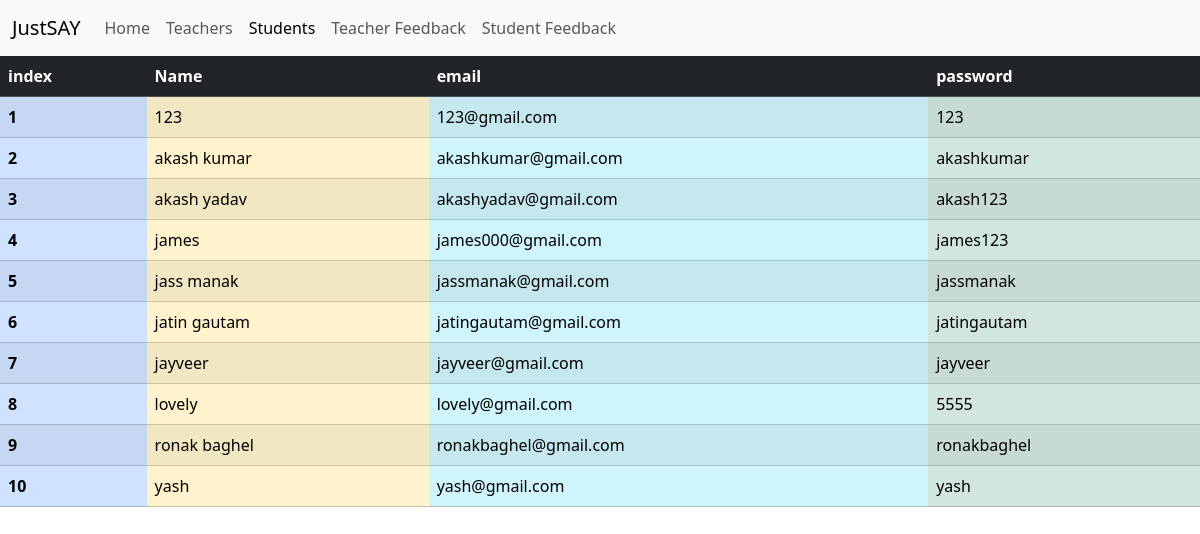
The app's page /usershow.php with its own data.
### tables this page shows
CREATE TABLE `user` (
  `name` varchar(30) NOT NULL,
  `email` varchar(30) NOT NULL,
  `password` varchar(30) NOT NULL
);

### usershow.php (the view, shortened to what this page needs)
<!DOCTYPE html>
<html lang="en">
<head>
    <link
      href="https://cdn.jsdelivr.net/npm/bootstrap@5.3.3/dist/css/bootstrap.min.css"
      rel="stylesheet"
    />
</head>
<body>
<nav class="navbar navbar-expand-lg bg-body-tertiary">
        <div class="container-fluid">
          <a class="navbar-brand" href="#">JustSAY</a>
          <div class="collapse navbar-collapse" id="navbarSupportedContent">
            <ul class="navbar-nav me-auto mb-2 mb-lg-0">
              <li class="nav-item">
                <a class="nav-link" aria-current="page" href="admin.php">Home</a>
              </li>
              <li class="nav-item">
                <a class="nav-link " href="teachercart.php">Teachers</a>
              </li>
              <li class="nav-item">
                <a class="nav-link active" href="studentrow.php">Students</a>
              </li>
              <li class="nav-item">
                <a class="nav-link" href="tfeedback.php">Teacher Feedback</a>
              </li>
              <li class="nav-item">
                <a class="nav-link" href="sfeedback.php">Student Feedback</a>
              </li>
            </ul>
          </div>
        </div>
      </nav>
<table class="table table-striped">
  <thead>
    <tr>
    <th class="table-dark" scope="col">index</th>
      <th class="table-dark" scope="col">Name</th>
      <th class="table-dark"  scope="col">email</th>
      <th class="table-dark" scope="col">password</th>
    </tr>
  </thead>
  <tbody>
  <?php
   $num=0;
include("connect.php");
$sql = "SELECT name,email,password FROM user";
$result = $conn->query($sql);
if ($result->num_rows > 0) {
  while($row = $result->fetch_assoc()) {
    ?>
    <tr>
      <th class="table-primary" scope="row"><?php $num++; echo $num; ?></th>
      <td class="table-warning"> <?php echo $row["name"]; ?> </td>
      <td class="table-info"> <?php  echo $row["email"]; ?></td>
      <td class="table-success"> <?php echo $row["password"]; ?> </td>
    </tr>
    <?php
     }
    } else {
      echo "0 results";
    }
    ?>
  </tbody>
</table>
</body>
</html>

### records on screen
user: name "123", email "123@gmail.com", password "123"
user: name "akash kumar", email "akashkumar@gmail.com", password "akashkumar"
user: name "akash yadav", email "akashyadav@gmail.com", password "akash123"
user: name "james", email "james000@gmail.com", password "james123"
user: name "jass manak", email "jassmanak@gmail.com", password "jassmanak"
user: name "jatin gautam", email "jatingautam@gmail.com", password "jatingautam"
user: name "jayveer", email "jayveer@gmail.com", password "jayveer"
user: name "lovely", email "lovely@gmail.com", password "5555"
user: name "ronak baghel", email "ronakbaghel@gmail.com", password "ronakbaghel"
user: name "yash", email "yash@gmail.com", password "yash"
